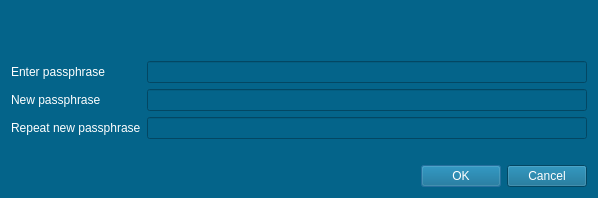
<?xml version="1.0" encoding="UTF-8"?>
<ui version="4.0">
 <class>AskPassphraseDialog</class>
 <widget class="QDialog" name="AskPassphraseDialog">
  <property name="geometry">
   <rect>
    <x>0</x>
    <y>0</y>
    <width>598</width>
    <height>198</height>
   </rect>
  </property>
  <property name="sizePolicy">
   <sizepolicy hsizetype="Preferred" vsizetype="Minimum">
    <horstretch>0</horstretch>
    <verstretch>0</verstretch>
   </sizepolicy>
  </property>
  <property name="minimumSize">
   <size>
    <width>550</width>
    <height>0</height>
   </size>
  </property>
  <property name="windowTitle">
   <string>Passphrase Dialog</string>
  </property>
  <property name="styleSheet">
   <string notr="true">background-color:#04648A;
color:white;</string>
  </property>
  <layout class="QVBoxLayout" name="verticalLayout">
   <item>
    <widget class="QLabel" name="warningLabel">
     <property name="font">
      <font>
       <family>Segoe UI</family>
      </font>
     </property>
     <property name="textFormat">
      <enum>Qt::RichText</enum>
     </property>
     <property name="wordWrap">
      <bool>true</bool>
     </property>
    </widget>
   </item>
   <item>
    <layout class="QFormLayout" name="formLayout">
     <property name="fieldGrowthPolicy">
      <enum>QFormLayout::AllNonFixedFieldsGrow</enum>
     </property>
     <item row="0" column="0">
      <widget class="QLabel" name="passLabel1">
       <property name="font">
        <font>
         <family>Segoe UI</family>
        </font>
       </property>
       <property name="text">
        <string>Enter passphrase</string>
       </property>
      </widget>
     </item>
     <item row="0" column="1">
      <widget class="QLineEdit" name="passEdit1">
       <property name="font">
        <font>
         <family>Segoe UI</family>
        </font>
       </property>
       <property name="echoMode">
        <enum>QLineEdit::Password</enum>
       </property>
      </widget>
     </item>
     <item row="1" column="0">
      <widget class="QLabel" name="passLabel2">
       <property name="font">
        <font>
         <family>Segoe UI</family>
        </font>
       </property>
       <property name="text">
        <string>New passphrase</string>
       </property>
      </widget>
     </item>
     <item row="1" column="1">
      <widget class="QLineEdit" name="passEdit2">
       <property name="font">
        <font>
         <family>Segoe UI</family>
        </font>
       </property>
       <property name="echoMode">
        <enum>QLineEdit::Password</enum>
       </property>
      </widget>
     </item>
     <item row="2" column="0">
      <widget class="QLabel" name="passLabel3">
       <property name="font">
        <font>
         <family>Segoe UI</family>
        </font>
       </property>
       <property name="text">
        <string>Repeat new passphrase</string>
       </property>
      </widget>
     </item>
     <item row="2" column="1">
      <widget class="QLineEdit" name="passEdit3">
       <property name="font">
        <font>
         <family>Segoe UI</family>
        </font>
       </property>
       <property name="echoMode">
        <enum>QLineEdit::Password</enum>
       </property>
      </widget>
     </item>
     <item row="3" column="1">
      <widget class="QLabel" name="capsLabel">
       <property name="font">
        <font>
         <family>Segoe UI</family>
         <weight>75</weight>
         <bold>true</bold>
        </font>
       </property>
       <property name="text">
        <string/>
       </property>
       <property name="alignment">
        <set>Qt::AlignCenter</set>
       </property>
      </widget>
     </item>
    </layout>
   </item>
   <item>
    <widget class="QDialogButtonBox" name="buttonBox">
     <property name="font">
      <font>
       <family>Segoe UI</family>
      </font>
     </property>
     <property name="orientation">
      <enum>Qt::Horizontal</enum>
     </property>
     <property name="standardButtons">
      <set>QDialogButtonBox::Cancel|QDialogButtonBox::Ok</set>
     </property>
    </widget>
   </item>
  </layout>
 </widget>
 <resources/>
 <connections>
  <connection>
   <sender>buttonBox</sender>
   <signal>accepted()</signal>
   <receiver>AskPassphraseDialog</receiver>
   <slot>accept()</slot>
   <hints>
    <hint type="sourcelabel">
     <x>248</x>
     <y>254</y>
    </hint>
    <hint type="destinationlabel">
     <x>157</x>
     <y>274</y>
    </hint>
   </hints>
  </connection>
  <connection>
   <sender>buttonBox</sender>
   <signal>rejected()</signal>
   <receiver>AskPassphraseDialog</receiver>
   <slot>reject()</slot>
   <hints>
    <hint type="sourcelabel">
     <x>316</x>
     <y>260</y>
    </hint>
    <hint type="destinationlabel">
     <x>286</x>
     <y>274</y>
    </hint>
   </hints>
  </connection>
 </connections>
</ui>
